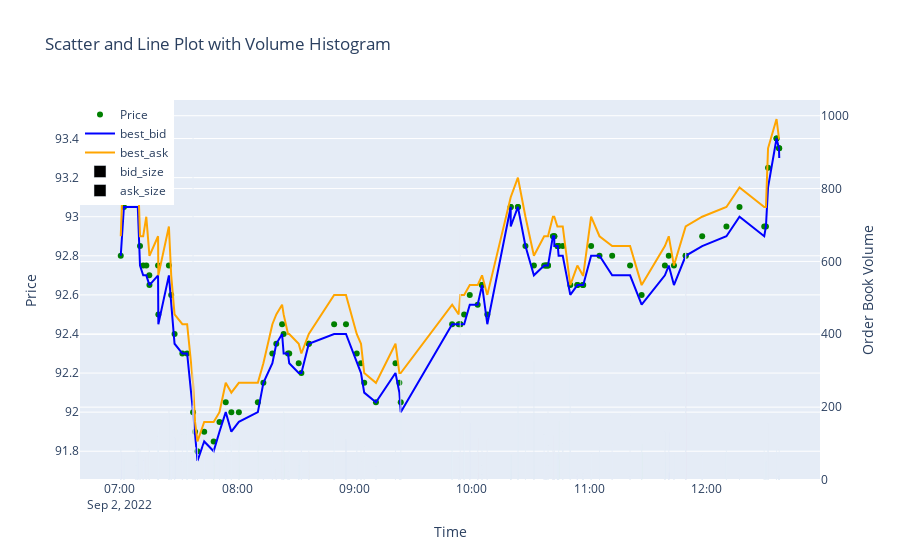

Notebook cell for this chart:
### Code cell
# Create a Plotly figure
fig = go.Figure()

color_map = []
for val in merged_all.side:
    if val == 1:
        color_map.append('green')  # If condition is met, assign blue
    else:
        color_map.append('red')   # Otherwise, assign red

# Scatter plot
fig.add_trace(go.Scatter(x=merged_all.TradeTime, y=merged_all.Price, mode='markers', marker=dict(color=color_map), name='Price'))

# Line plots
fig.add_trace(go.Scatter(x=merged_all.TradeTime, y=merged_all.best_bid, mode='lines', line=dict(color='blue'), name='best_bid'))
fig.add_trace(go.Scatter(x=merged_all.TradeTime, y=merged_all.best_ask, mode='lines', line=dict(color='orange'), name='best_ask'))

# Create a bar trace for volume histogram
fig.add_trace(go.Bar(x=merged_all.TradeTime, y=merged_all.best_bid_size, marker=dict(color='black'), yaxis='y2', name='bid_size'))
fig.add_trace(go.Bar(x=merged_all.TradeTime, y=merged_all.best_ask_size, marker=dict(color='black'), yaxis='y2', name='ask_size'))

# Update layout
fig.update_layout(
    title='Scatter and Line Plot with Volume Histogram',
    xaxis_title='Time',
    yaxis_title='Price',
    legend=dict(x=0, y=1),
    hovermode='x',  # Hover mode set to 'x' to display hover information for the nearest point on the x-axis
    yaxis=dict(
        title='Price',
        side='left'
    ),
    yaxis2=dict(
        title='Order Book Volume',
        overlaying='y',
        side='right'
    )
)

# Show plot
fig.show()
